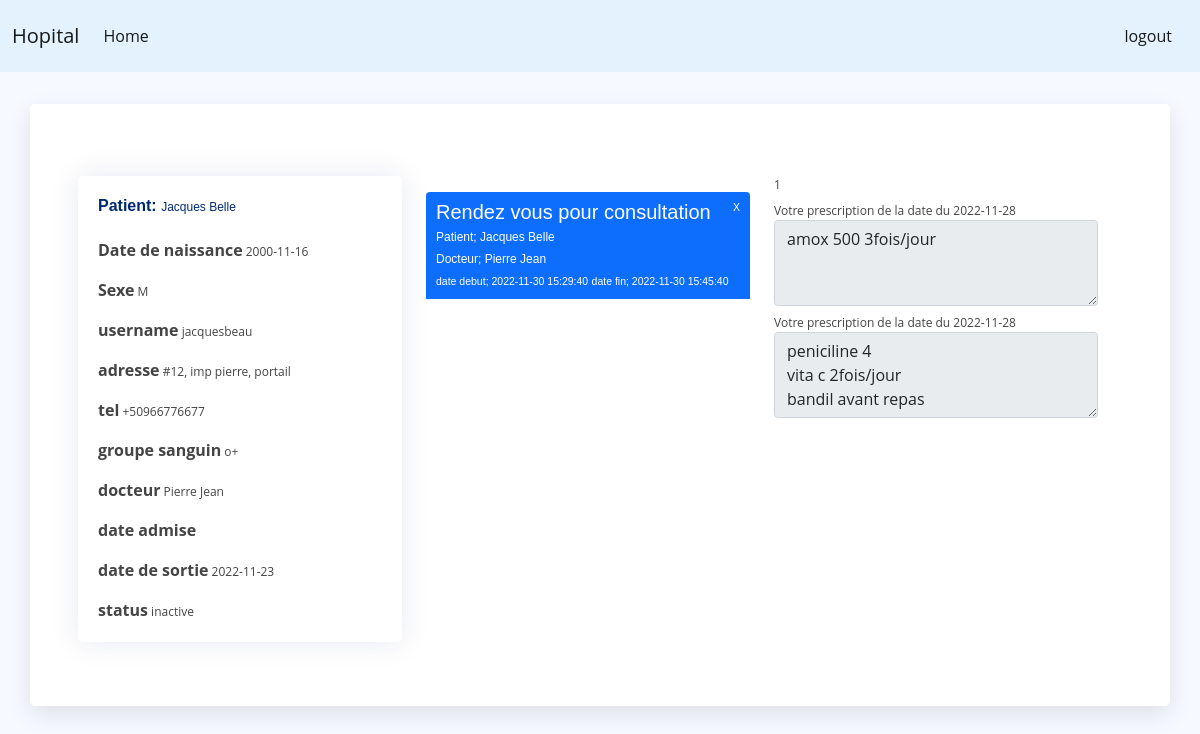
/viewpatient.php?id=1, run on the app's committed database.
### tables this page shows
CREATE TABLE `patient` (
  `id` int(11) NOT NULL,
  `nom` varchar(50) NOT NULL,
  `username` varchar(50) NOT NULL,
  `password` varchar(50) NOT NULL,
  `date_naissance` date NOT NULL,
  `date_admis` date NOT NULL DEFAULT current_timestamp(),
  `date_sortie` date NOT NULL,
  `adresse` varchar(50) NOT NULL,
  `tel` varchar(15) NOT NULL,
  `groupe_sanguin` varchar(3) NOT NULL,
  `sexe` varchar(3) NOT NULL,
  `status` tinyint(1) NOT NULL,
  `doctor_id` int(11) NOT NULL
);

CREATE TABLE `docteur` (
  `id` int(11) NOT NULL,
  `nom` varchar(50) NOT NULL,
  `username` varchar(50) NOT NULL,
  `password` varchar(50) NOT NULL,
  `date_naissance` date NOT NULL,
  `titre` varchar(50) NOT NULL DEFAULT 'generaliste',
  `experience` int(11) NOT NULL,
  `status` tinyint(1) NOT NULL,
  `prix_consultation` int(11) NOT NULL
);

CREATE TABLE `priserendezvous` (
  `rendezID` int(11) NOT NULL,
  `datedebut` timestamp NOT NULL DEFAULT current_timestamp() ON UPDATE current_timestamp(),
  `datefin` timestamp NOT NULL DEFAULT '0000-00-00 00:00:00',
  `patientid` int(11) NOT NULL,
  `docteurid` int(11) NOT NULL,
  `motif` varchar(250) NOT NULL DEFAULT 'consultation'
);

CREATE TABLE `prescription` (
  `prescid` int(11) NOT NULL,
  `patientid` int(11) NOT NULL,
  `presc` text NOT NULL,
  `docteurid` int(11) NOT NULL,
  `dateemise` date NOT NULL DEFAULT current_timestamp()
);

### viewpatient.php (the view, shortened to what this page needs)
<?php include 'common/head.php'?>
<?php include_once 'common/navbar.php'?>
<?php
	if (isset($_GET['id']))
	{
       include 'connect.php';
		$id = $_GET['id'];
		$result=mysqli_query($linkDB, "SELECT patient.*, docteur.id as `idoc`, docteur.nom as `docteurnom` FROM `patient` INNER JOIN `docteur` ON patient.doctor_id=docteur.id WHERE patient.id='$id'; ");
            if($result){
                while($row = mysqli_fetch_array($result))
				{ $id=$row['id'];
   ?>
<section class="container">
    <div class="row list-el col-12 pt-4">
        <div class="col-4">
            <div class="card mb-3">
                <div class="card-body">
                    <h5 class="card-title"><small class="fw-bold fs-6">Patient: </small> <?php echo $row['nom']?></h5>
                    <p class="card-text"><small class="fw-bold fs-6"> Date de naissance</small>
                        <?php echo $row['date_naissance']?></p>
                    <p class="card-text"><small class="fw-bold fs-6"> Sexe</small> <?php echo $row['sexe']?></p>
                    <p class="card-text"><small class="fw-bold fs-6"> username</small> <?php echo $row['username']?></p>
                    <p class="card-text"><small class="fw-bold fs-6"> adresse</small> <?php echo $row['adresse']?></p>
                    <p class="card-text"><small class="fw-bold fs-6"> tel</small> <?php echo $row['tel']?></p>
                    <p class="card-text"><small class="fw-bold fs-6"> groupe sanguin</small>
                        <?php echo $row['groupe_sanguin']?></p>
                    <p class="card-text"><small class="fw-bold fs-6"> docteur</small> <?php echo $row['docteurnom']?>
                    </p>
                    <p class="card-text"><small class="fw-bold fs-6"> date admise</small>
                        <?php echo $row['date-admis']?></p>
                    <p class="card-text"><small class="fw-bold fs-6"> date de sortie</small>
                        <?php echo $row['date_sortie']?></p>
                    <p class="card-text"><small class="fw-bold fs-6"> status</small>
                        <?php if($row['status']=='1') {echo 'active';}else{echo "inactive";} ?></p>
                </div>
            </div>
        </div>
        <div class="col-4">
            <div class="list-group">
                <?php
                            $selectAllDoctorQuery = mysqli_query($linkDB, "SELECT priserendezvous.*, docteur.id as `idoc`, docteur.nom as `docteurnom`, patient.id as `patientid`, patient.nom as `patientnom` FROM `priserendezvous` JOIN `docteur` ON priserendezvous.docteurid=docteur.id INNER JOIN `patient` ON priserendezvous.patientid=patient.id WHERE priserendezvous.patientid= '$id' ORDER BY `priserendezvous`.`datedebut` ASC;");
                            while($rendez = mysqli_fetch_array($selectAllDoctorQuery))
                            {
                        ?>
                <div class="list-group-item list-group-item-action active mt-3 py-2" aria-current="true">
                    <div class="d-flex w-100 justify-content-between">
                        <h5 class="mb-1">Rendez vous pour <?php echo $rendez['motif']?> </h5>
                        <small type="button" onclick="confirmerDeleteRendez(<?php echo $rendez['rendezID']?>)"> X
                        </small>
                    </div>
                    <p class="mb-1">Patient; <?php echo $rendez['patientnom']?></p>
                    <p class="mb-1">Docteur; <?php echo $rendez['docteurnom']?></p>
                    <small>date debut; <?php echo $rendez['datedebut']?></small>
                    <small>date fin; <?php echo $rendez['datefin']?></small>
                </div>
                <?php }?>
            </div>
        </div>
        <div class="col-4">
            <form>
                <?php
                       echo $id;
                            $selectAllPrescQuery = mysqli_query($linkDB, "SELECT * FROM `prescription` WHERE prescription.patientid=$id;");
                            while($presc = mysqli_fetch_array($selectAllPrescQuery))
                            {
                        ?>
                <div class="form-group mt-2">
                    <label for="title">Votre prescription de la date du <?php echo $presc['dateemise']?></label>
                    <textarea class="form-control" name="presc" id="presc" rows="3"
                        readonly><?php echo $presc['presc']?></textarea>
                </div>
                <?php }?>
            </form>
        </div>
    </div>
</section>
<?php
                }
            }
            else{
                echo "vide";
            }
}
?>
<?php include '../common/footer.php'?>

### assets/style.css (style rules this page uses)
:root { scroll-behavior: smooth; }
body { font-family: "Open Sans", sans-serif; background: #f6f9ff; color: #444444; }
h1, h2, h3, h4, h5, h6 { font-family: "Nunito", sans-serif; }
.card { margin-bottom: 30px; border: none; border-radius: 5px; box-shadow: 0px 0 30px rgba(1, 41, 112, 0.1); }
.card-title { padding: 20px 0 15px 0; font-size: 12px; font-weight: 500; color: #012970; font-family: "Poppins", sans-serif; }
.card-body { padding: 0 20px 20px 20px; }
.list-group-item { padding: 0 10px 0 10px; border: none; border-bottom: 1px solid #012970; font-size: 12px; font-weight: 500; color: #899bbd; font-family: "Poppins", sans-serif; }
.list-group-item:last-child { border-bottom-right-radius: 0; border-bottom-left-radius: 0; }
.list-el { font-size: 12px; }
.container { margin-top: 2rem; padding: 3rem; background-color: #fff; border-radius: 5px; box-shadow: 0 0.5rem 1.5rem rgba(0, 0, 0, 0.1); }

### data on the page
patient: nom "Jacques Belle", date_naissance "2000-11-16", sexe "M", username "jacquesbeau", adresse "#12, imp pierre, portail", tel "+50966776677", groupe_sanguin "o+", doctor.nom "Pierre Jean", date_sortie "2022-11-23", status "inactive", id "1"
priserendezvous: motif "consultation", patientid.nom "Jacques Belle", docteurid.nom "Pierre Jean", datedebut "2022-11-30 15:29:40", datefin "2022-11-30 15:45:40"
prescription: dateemise "2022-11-28", presc "amox 500 3fois/jour"
prescription: dateemise "2022-11-28", presc "peniciline 4 vita c 2fois/jour bandil avant repas"
